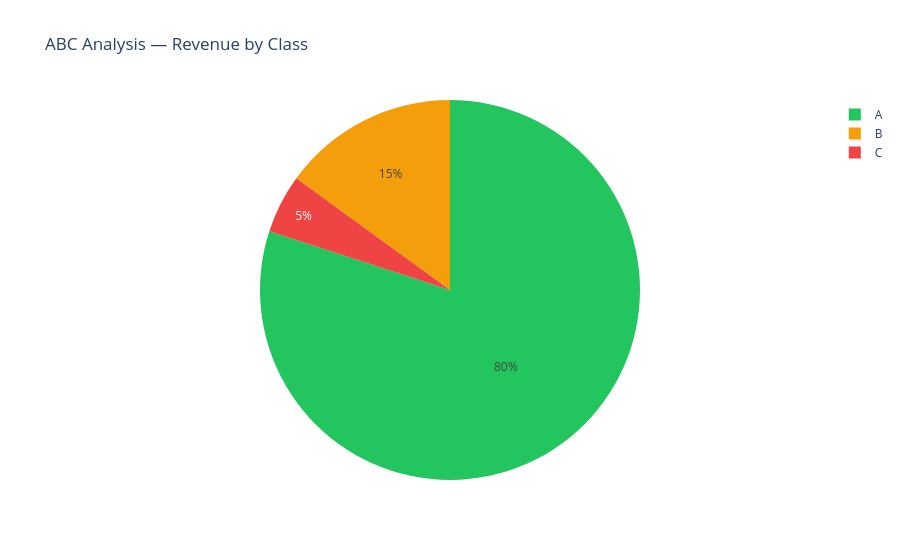
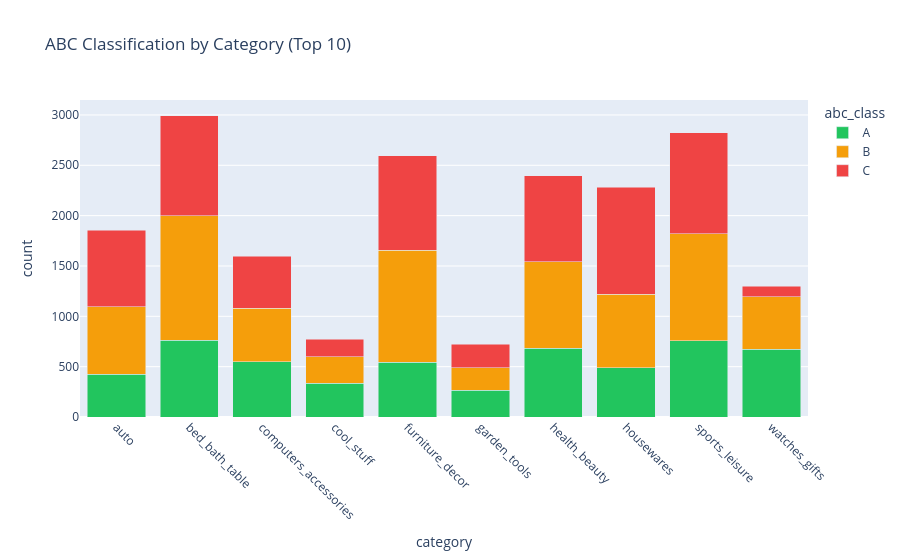

Notebook code for these charts, in order:
### Code cell
# ABC pie chart
abc_plot = product_rev.groupby("abc_class")["total_revenue"].sum().reset_index()

fig = px.pie(abc_plot,
             values="total_revenue",
             names="abc_class",
             title="ABC Analysis — Revenue by Class",
             color="abc_class",
             color_discrete_map={"A":"#22c55e",
                                 "B":"#f59e0b",
                                 "C":"#ef4444"})
fig.show()

# Category ABC distribution
cat_abc = (product_rev.groupby(["category","abc_class"])
                      ["product_id"].count()
                      .reset_index()
                      .rename(columns={"product_id":"count"}))

top_cats = (product_rev.groupby("category")["total_revenue"]
                       .sum()
                       .nlargest(10)
                       .index.tolist())

fig2 = px.bar(cat_abc[cat_abc["category"].isin(top_cats)],
              x="category", y="count",
              color="abc_class",
              title="ABC Classification by Category (Top 10)",
              color_discrete_map={"A":"#22c55e",
                                  "B":"#f59e0b",
                                  "C":"#ef4444"},
              barmode="stack")
fig2.update_xaxes(tickangle=45)
fig2.show()

# Summary stats
print("\n📊 Inventory Optimization Summary:")
print(f"  Total products analyzed: {len(product_rev)}")
print(f"  Class A products: "
      f"{(product_rev['abc_class']=='A').sum()} "
      f"({abc_summary[abc_summary['abc_class']=='A']['product_pct'].values[0]}%)"
      f" → drive 80% revenue")
print(f"  Avg EOQ (Class A): "
      f"{product_rev[product_rev['abc_class']=='A']['EOQ'].mean():.0f} units")
print(f"  Avg reorder frequency (Class A): "
      f"{product_rev[product_rev['abc_class']=='A']['reorder_frequency'].mean():.1f}x/year")

# Save
product_rev.to_csv("data/processed/inventory_abc.csv", index=False)
abc_summary.to_csv("data/processed/abc_summary.csv", index=False)
print("\n✅ Inventory optimization saved!")

### Figure 1 — Plotly figure (JSON) as saved in the notebook; plotly's stock layout.template omitted (floating-point values rounded to 4 significant figures)
{"data": [{"customdata": [["A"], ["B"], ["C"]], "domain": {"x": [0, 1], "y": [0, 1]}, "hovertemplate": "abc_class=%{customdata[0]}<br>total_revenue=%{value}<extra></extra>", "labels": ["A", "B", "C"], "legendgroup": "", "marker": {"colors": ["#22c55e", "#f59e0b", "#ef4444"]}, "name": "", "showlegend": true, "type": "pie", "values": [12170000.0, 2282000.0, 760900.0]}], "layout": {"legend": {"tracegroupgap": 0}, "title": {"text": "ABC Analysis — Revenue by Class"}}}

### Figure 2 — Plotly figure (JSON) as saved in the notebook; plotly's stock layout.template omitted (floating-point values rounded to 4 significant figures)
{"data": [{"hovertemplate": "abc_class=A<br>category=%{x}<br>count=%{y}<extra></extra>", "legendgroup": "A", "marker": {"color": "#22c55e", "pattern": {"shape": ""}}, "name": "A", "orientation": "v", "showlegend": true, "textposition": "auto", "type": "bar", "x": ["auto", "bed_bath_table", "computers_accessories", "cool_stuff", "furniture_decor", "garden_tools", "health_beauty", "housewares", "sports_leisure", "watches_gifts"], "xaxis": "x", "y": [427, 762, 547, 337, 542, 264, 682, 489, 755, 671], "yaxis": "y"}, {"hovertemplate": "abc_class=B<br>category=%{x}<br>count=%{y}<extra></extra>", "legendgroup": "B", "marker": {"color": "#f59e0b", "pattern": {"shape": ""}}, "name": "B", "orientation": "v", "showlegend": true, "textposition": "auto", "type": "bar", "x": ["auto", "bed_bath_table", "computers_accessories", "cool_stuff", "furniture_decor", "garden_tools", "health_beauty", "housewares", "sports_leisure", "watches_gifts"], "xaxis": "x", "y": [667, 1238, 531, 260, 1115, 223, 859, 732, 1064, 521], "yaxis": "y"}, {"hovertemplate": "abc_class=C<br>category=%{x}<br>count=%{y}<extra></extra>", "legendgroup": "C", "marker": {"color": "#ef4444", "pattern": {"shape": ""}}, "name": "C", "orientation": "v", "showlegend": true, "textposition": "auto", "type": "bar", "x": ["auto", "bed_bath_table", "computers_accessories", "cool_stuff", "furniture_decor", "garden_tools", "health_beauty", "housewares", "sports_leisure", "watches_gifts"], "xaxis": "x", "y": [759, 991, 521, 173, 936, 238, 856, 1061, 1002, 108], "yaxis": "y"}], "layout": {"barmode": "stack", "legend": {"title": {"text": "abc_class"}, "tracegroupgap": 0}, "title": {"text": "ABC Classification by Category (Top 10)"}, "xaxis": {"anchor": "y", "domain": [0, 1], "tickangle": 45, "title": {"text": "category"}}, "yaxis": {"anchor": "x", "domain": [0, 1], "title": {"text": "count"}}}}
